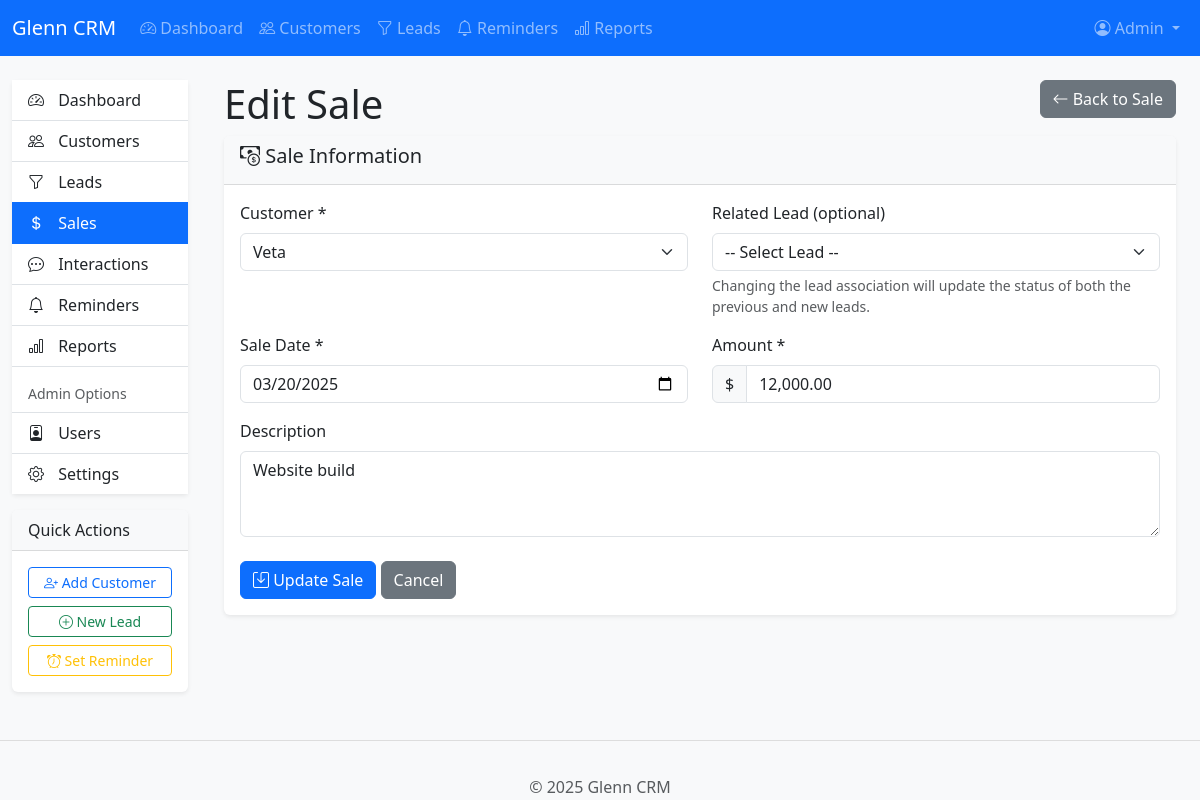
Screenshot of /glenncrm/index.php?page=sales&action=edit&id=5 (signed in) with the database file from the repository.
### tables this page shows
CREATE TABLE `settings` (
  `setting_id` int(11) NOT NULL,
  `setting_name` varchar(50) NOT NULL,
  `setting_value` text DEFAULT NULL,
  `setting_description` text DEFAULT NULL,
  `is_public` tinyint(1) DEFAULT 0,
  `updated_at` timestamp NOT NULL DEFAULT current_timestamp() ON UPDATE current_timestamp()
);

CREATE TABLE `sales` (
  `sale_id` int(11) NOT NULL,
  `lead_id` int(11) DEFAULT NULL,
  `customer_id` int(11) NOT NULL,
  `user_id` int(11) NOT NULL,
  `sale_date` date NOT NULL,
  `amount` decimal(10,2) NOT NULL,
  `description` text DEFAULT NULL,
  `created_at` timestamp NOT NULL DEFAULT current_timestamp()
);

CREATE TABLE `customers` (
  `customer_id` int(11) NOT NULL,
  `name` varchar(100) NOT NULL,
  `email` varchar(100) DEFAULT NULL,
  `phone` varchar(20) DEFAULT NULL,
  `address` text DEFAULT NULL,
  `notes` text DEFAULT NULL,
  `status` enum('active','inactive','prospect') DEFAULT 'active',
  `assigned_to` int(11) DEFAULT NULL,
  `created_at` timestamp NOT NULL DEFAULT current_timestamp(),
  `updated_at` timestamp NULL DEFAULT NULL ON UPDATE current_timestamp()
);

### glenncrm/config/database.php (called while the page is built, shortened)
<?php
$conn = new mysqli(DB_HOST, DB_USER, DB_PASS, DB_NAME);
function get_setting($setting_name, $default = null) {
    global $conn;
    $stmt = $conn->prepare("SELECT setting_value FROM settings WHERE setting_name = ?");
    $stmt->bind_param("s", $setting_name);
    $stmt->execute();
    $result = $stmt->get_result();
    if ($result->num_rows > 0) {
        $row = $result->fetch_assoc();
        return $row['setting_value'];
    }
    return $default;
}
function sanitize_input($data) {
    $data = trim($data);
    $data = stripslashes($data);
    $data = htmlspecialchars($data);
    return $data;
}
?>

### glenncrm/includes/auth.php (called while the page is built, shortened)
<?php
function is_admin() {
    return isset($_SESSION['role']) && $_SESSION['role'] == 'admin';
}
?>

### glenncrm/pages/sales/edit.php (the view, shortened to what this page needs)
<?php
$stmt = $conn->prepare("SELECT * FROM sales WHERE sale_id = ?");
$stmt->bind_param("i", $sale_id);
$stmt->execute();
$result = $stmt->get_result();
$sale = $result->fetch_assoc();
$query = is_admin() ?
    "SELECT customer_id, name FROM customers ORDER BY name" :
    "SELECT c.customer_id, c.name FROM customers c
     LEFT JOIN leads l ON c.customer_id = l.customer_id
     WHERE c.assigned_to = ? OR l.assigned_to = ?
     GROUP BY c.customer_id ORDER BY c.name";
$stmt = $conn->prepare($query);
$stmt->execute();
$customers = $stmt->get_result();
?>
<div class="content-header">
    <div class="container-fluid">
        <div class="row mb-2">
            <div class="col-sm-6">
                <h1 class="m-0">Edit Sale</h1>
            </div>
            <div class="col-sm-6">
                <div class="float-end">
                    <a href="<?php echo BASE_URL; ?>/index.php?page=sales&action=view&id=<?php echo $sale_id; ?>" class="btn btn-secondary">
                        <i class="bi bi-arrow-left"></i> Back to Sale
                    </a>
                </div>
            </div>
        </div>
    </div>
</div>
<section class="content">
    <div class="container-fluid">
        <div class="card">
            <div class="card-header">
                <h5 class="card-title">
                    <i class="bi bi-cash-coin"></i> Sale Information
                </h5>
            </div>
            <div class="card-body">
                <form action="<?php echo BASE_URL; ?>/index.php?page=sales&action=edit&id=<?php echo $sale_id; ?>" method="post" class="needs-validation" novalidate>
                    <div class="row">
                        <div class="col-md-6 mb-3">
                            <label for="customer_id" class="form-label">Customer *</label>
                            <select class="form-select" id="customer_id" name="customer_id" required onchange="loadCustomerLeads(this.value, 'lead_id')">
                                <?php while ($customer = $customers->fetch_assoc()): ?>
                                    <option value="<?php echo $customer['customer_id']; ?>" <?php echo $sale['customer_id'] == $customer['customer_id'] ? 'selected' : ''; ?>>
                                        <?php echo $customer['name']; ?>
                                    </option>
                                <?php endwhile; ?>
                            </select>
                        </div>
                        <div class="col-md-6 mb-3">
                            <label for="lead_id" class="form-label">Related Lead (optional)</label>
                            <select class="form-select" id="lead_id" name="lead_id">
                                <option value="">-- Select Lead --</option>
                            </select>
                            <div class="form-text">Changing the lead association will update the status of both the previous and new leads.</div>
                        </div>
                    </div>
                    <div class="row">
                        <div class="col-md-6 mb-3">
                            <label for="sale_date" class="form-label">Sale Date *</label>
                            <input type="date" class="form-control" id="sale_date" name="sale_date"
                                   value="<?php echo $sale['sale_date']; ?>" required>
                        </div>
                        <div class="col-md-6 mb-3">
                            <label for="amount" class="form-label">Amount *</label>
                            <div class="input-group">
                                <span class="input-group-text">$</span>
                                <input type="text" class="form-control" id="amount" name="amount"
                                       value="<?php echo number_format($sale['amount'], 2); ?>"
                                       placeholder="0.00" required>
                            </div>
                        </div>
                    </div>
                    <div class="mb-3">
                        <label for="description" class="form-label">Description</label>
                        <textarea class="form-control" id="description" name="description" rows="3"><?php echo $sale['description']; ?></textarea>
                    </div>
                    <div class="mt-4">
                        <button type="submit" class="btn btn-primary">
                            <i class="bi bi-save"></i> Update Sale
                        </button>
                        <a href="<?php echo BASE_URL; ?>/index.php?page=sales&action=view&id=<?php echo $sale_id; ?>" class="btn btn-secondary">Cancel</a>
                    </div>
                </form>
            </div>
        </div>
    </div>
</section>

### glenncrm/includes/navigation.php (shortened to what this page needs)
<nav class="navbar navbar-expand-lg navbar-dark bg-primary">
    <div class="container-fluid">
        <a class="navbar-brand" href="<?php echo BASE_URL; ?>/index.php">
            <?php echo get_setting('company_name', 'Glenn CRM'); ?>
        </a>
        <div class="collapse navbar-collapse" id="navbarMain">
            <ul class="navbar-nav me-auto">
                <li class="nav-item">
                    <a class="nav-link <?php echo $page == 'dashboard' ? 'active' : ''; ?>" href="<?php echo BASE_URL; ?>/index.php">
                        <i class="bi bi-speedometer2"></i> Dashboard
                    </a>
                </li>
                <li class="nav-item">
                    <a class="nav-link <?php echo $page == 'customers' ? 'active' : ''; ?>" href="<?php echo BASE_URL; ?>/index.php?page=customers">
                        <i class="bi bi-people"></i> Customers
                    </a>
                </li>
                <li class="nav-item">
                    <a class="nav-link <?php echo $page == 'leads' ? 'active' : ''; ?>" href="<?php echo BASE_URL; ?>/index.php?page=leads">
                        <i class="bi bi-funnel"></i> Leads
                    </a>
                </li>
                <li class="nav-item">
                    <a class="nav-link <?php echo $page == 'reminders' ? 'active' : ''; ?>" href="<?php echo BASE_URL; ?>/index.php?page=reminders">
                        <i class="bi bi-bell"></i> Reminders
                    </a>
                </li>
                <li class="nav-item">
                    <a class="nav-link <?php echo $page == 'reports' ? 'active' : ''; ?>" href="<?php echo BASE_URL; ?>/index.php?page=reports">
                        <i class="bi bi-bar-chart"></i> Reports
                    </a>
                </li>
            </ul>
            <ul class="navbar-nav">
                <li class="nav-item dropdown">
                    <a class="nav-link dropdown-toggle" href="#" id="navbarDropdown" role="button" data-bs-toggle="dropdown">
                        <i class="bi bi-person-circle"></i>
                        <?php echo $_SESSION['first_name']; ?>
                    </a>
                </li>
            </ul>
        </div>
    </div>
</nav>

### glenncrm/includes/footer.php
<footer class="footer mt-auto py-3 bg-light">
    <div class="container text-center">
        <span class="text-muted">
            &copy; <?php echo date('Y'); ?> <?php echo get_setting('company_name', 'Glenn CRM'); ?>
        </span>
    </div>
</footer>
</body></html>

### glenncrm/assets/css/style.css (style rules this page uses)
body { padding-bottom: 70px; background-color: #f8f9fa; }
.card { box-shadow: 0 .125rem .25rem rgba(0,0,0,.075); border: none; }
.card-header { background-color: #f8f9fa; border-bottom: 1px solid rgba(0,0,0,.125); }
.footer { position: fixed; bottom: 0; width: 100%; height: 60px; line-height: 60px; background-color: #f5f5f5; border-top: 1px solid #ddd; }

### rows the page displays
settings: setting_value "Glenn CRM"
sales: customer_id "Veta", sale_date "03/20/2025", amount "12,000.00", description "Website build"

### other values shown
$_SESSION['first_name'] "Admin"
